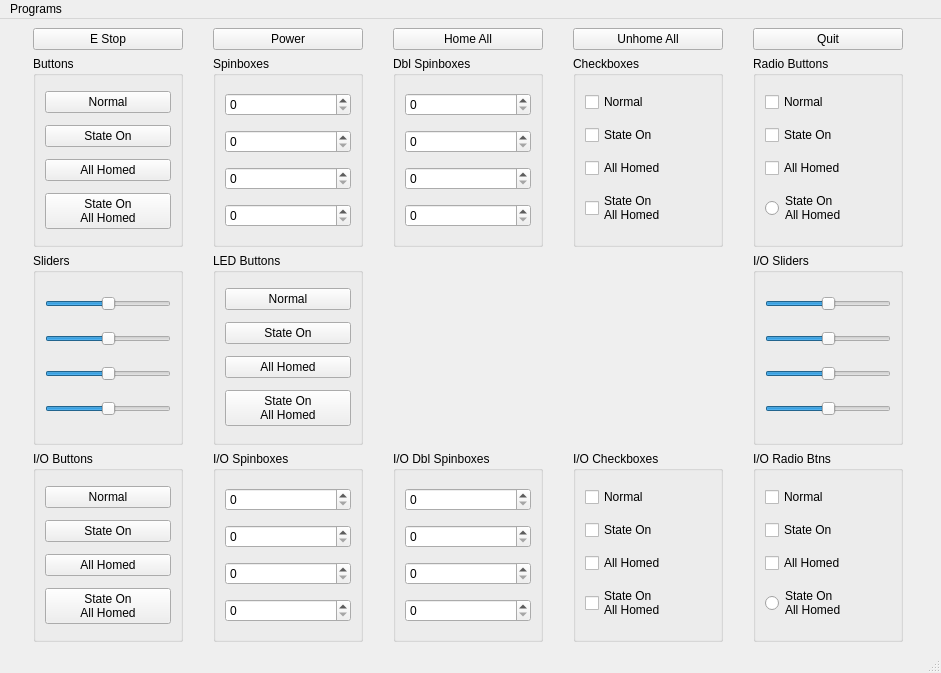
<?xml version="1.0" encoding="UTF-8"?>
<ui version="4.0">
 <class>MainWindow</class>
 <widget class="QMainWindow" name="MainWindow">
  <property name="geometry">
   <rect>
    <x>0</x>
    <y>0</y>
    <width>941</width>
    <height>673</height>
   </rect>
  </property>
  <property name="windowTitle">
   <string>MainWindow</string>
  </property>
  <widget class="QWidget" name="centralwidget">
   <layout class="QGridLayout" name="gridLayout">
    <item row="0" column="1">
     <widget class="QPushButton" name="power_pb">
      <property name="text">
       <string>Power</string>
      </property>
     </widget>
    </item>
    <item row="0" column="0">
     <widget class="QPushButton" name="estop_pb">
      <property name="text">
       <string>E Stop</string>
      </property>
     </widget>
    </item>
    <item row="1" column="0">
     <widget class="QGroupBox" name="groupBox">
      <property name="maximumSize">
       <size>
        <width>150</width>
        <height>16777215</height>
       </size>
      </property>
      <property name="title">
       <string>Buttons</string>
      </property>
      <layout class="QGridLayout" name="gridLayout_2">
       <item row="0" column="0">
        <widget class="QPushButton" name="pushButton">
         <property name="text">
          <string>Normal</string>
         </property>
         <property name="function" stdset="0">
          <string>hal_pin</string>
         </property>
         <property name="pin_name" stdset="0">
          <string>hal-normal-pb</string>
         </property>
        </widget>
       </item>
       <item row="1" column="0">
        <widget class="QPushButton" name="pushButton_2">
         <property name="text">
          <string>State On</string>
         </property>
         <property name="function" stdset="0">
          <string>hal_pin</string>
         </property>
         <property name="pin_name" stdset="0">
          <string>hal-state-on-pb</string>
         </property>
         <property name="state_on" stdset="0">
          <bool>true</bool>
         </property>
        </widget>
       </item>
       <item row="2" column="0">
        <widget class="QPushButton" name="pushButton_3">
         <property name="text">
          <string>All Homed</string>
         </property>
         <property name="function" stdset="0">
          <string>hal_pin</string>
         </property>
         <property name="pin_name" stdset="0">
          <string>hal-all-homed-pb</string>
         </property>
         <property name="all_homed" stdset="0">
          <bool>true</bool>
         </property>
        </widget>
       </item>
       <item row="3" column="0">
        <widget class="QPushButton" name="pushButton_4">
         <property name="text">
          <string>State On
All Homed</string>
         </property>
         <property name="function" stdset="0">
          <string>hal_pin</string>
         </property>
         <property name="pin_name" stdset="0">
          <string>hal-state-on-all-homed-pb</string>
         </property>
         <property name="all_homed" stdset="0">
          <bool>true</bool>
         </property>
         <property name="state_on" stdset="0">
          <bool>true</bool>
         </property>
        </widget>
       </item>
      </layout>
     </widget>
    </item>
    <item row="0" column="4">
     <widget class="QPushButton" name="quit_pb">
      <property name="text">
       <string>Quit</string>
      </property>
     </widget>
    </item>
    <item row="2" column="0">
     <widget class="QGroupBox" name="groupBox_4">
      <property name="maximumSize">
       <size>
        <width>150</width>
        <height>16777215</height>
       </size>
      </property>
      <property name="title">
       <string>Sliders</string>
      </property>
      <layout class="QGridLayout" name="gridLayout_5">
       <item row="2" column="0">
        <widget class="QSlider" name="horizontalSlider_3">
         <property name="maximum">
          <number>100</number>
         </property>
         <property name="value">
          <number>50</number>
         </property>
         <property name="orientation">
          <enum>Qt::Horizontal</enum>
         </property>
         <property name="function" stdset="0">
          <string>hal_pin</string>
         </property>
         <property name="pin_name" stdset="0">
          <string>hal-all-homed-sd</string>
         </property>
         <property name="hal_type" stdset="0">
          <string>HAL_S32</string>
         </property>
         <property name="all_homed" stdset="0">
          <bool>true</bool>
         </property>
        </widget>
       </item>
       <item row="1" column="0">
        <widget class="QSlider" name="horizontalSlider_2">
         <property name="maximum">
          <number>100</number>
         </property>
         <property name="value">
          <number>50</number>
         </property>
         <property name="orientation">
          <enum>Qt::Horizontal</enum>
         </property>
         <property name="function" stdset="0">
          <string>hal_pin</string>
         </property>
         <property name="pin_name" stdset="0">
          <string>hal-state-on-sd</string>
         </property>
         <property name="hal_type" stdset="0">
          <string>HAL_S32</string>
         </property>
         <property name="state_on" stdset="0">
          <bool>true</bool>
         </property>
        </widget>
       </item>
       <item row="0" column="0">
        <widget class="QSlider" name="horizontalSlider">
         <property name="maximum">
          <number>100</number>
         </property>
         <property name="value">
          <number>50</number>
         </property>
         <property name="orientation">
          <enum>Qt::Horizontal</enum>
         </property>
         <property name="function" stdset="0">
          <string>hal_pin</string>
         </property>
         <property name="pin_name" stdset="0">
          <string>hal-normal-sd</string>
         </property>
         <property name="hal_type" stdset="0">
          <string>HAL_S32</string>
         </property>
        </widget>
       </item>
       <item row="3" column="0">
        <widget class="QSlider" name="horizontalSlider_4">
         <property name="maximum">
          <number>100</number>
         </property>
         <property name="value">
          <number>50</number>
         </property>
         <property name="orientation">
          <enum>Qt::Horizontal</enum>
         </property>
         <property name="function" stdset="0">
          <string>hal_pin</string>
         </property>
         <property name="pin_name" stdset="0">
          <string>hal-state-on-all-homed-sd</string>
         </property>
         <property name="hal_type" stdset="0">
          <string>HAL_S32</string>
         </property>
         <property name="state_on" stdset="0">
          <bool>true</bool>
         </property>
         <property name="all_homed" stdset="0">
          <bool>true</bool>
         </property>
        </widget>
       </item>
      </layout>
     </widget>
    </item>
    <item row="0" column="2">
     <widget class="QPushButton" name="home_all_pb">
      <property name="text">
       <string>Home All</string>
      </property>
     </widget>
    </item>
    <item row="0" column="3">
     <widget class="QPushButton" name="unhome_all_pb">
      <property name="text">
       <string>Unhome All</string>
      </property>
     </widget>
    </item>
    <item row="1" column="1">
     <widget class="QGroupBox" name="groupBox_2">
      <property name="maximumSize">
       <size>
        <width>150</width>
        <height>16777215</height>
       </size>
      </property>
      <property name="title">
       <string>Spinboxes</string>
      </property>
      <layout class="QGridLayout" name="gridLayout_3">
       <item row="0" column="0">
        <widget class="QSpinBox" name="spinBox">
         <property name="function" stdset="0">
          <string>hal_pin</string>
         </property>
         <property name="pin_name" stdset="0">
          <string>hal-normal-sb</string>
         </property>
         <property name="hal_type" stdset="0">
          <string>HAL_S32</string>
         </property>
        </widget>
       </item>
       <item row="2" column="0">
        <widget class="QSpinBox" name="spinBox_3">
         <property name="function" stdset="0">
          <string>hal_pin</string>
         </property>
         <property name="pin_name" stdset="0">
          <string>hal-all-homed-sb</string>
         </property>
         <property name="hal_type" stdset="0">
          <string>HAL_S32</string>
         </property>
         <property name="all_homed" stdset="0">
          <bool>true</bool>
         </property>
        </widget>
       </item>
       <item row="1" column="0">
        <widget class="QSpinBox" name="spinBox_2">
         <property name="function" stdset="0">
          <string>hal_pin</string>
         </property>
         <property name="pin_name" stdset="0">
          <string>hal-state-on-sb</string>
         </property>
         <property name="hal_type" stdset="0">
          <string>HAL_S32</string>
         </property>
         <property name="state_on" stdset="0">
          <bool>true</bool>
         </property>
        </widget>
       </item>
       <item row="3" column="0">
        <widget class="QSpinBox" name="spinBox_4">
         <property name="function" stdset="0">
          <string>hal_pin</string>
         </property>
         <property name="pin_name" stdset="0">
          <string>hal-state-on-all-homed-sb</string>
         </property>
         <property name="hal_type" stdset="0">
          <string>HAL_S32</string>
         </property>
         <property name="state_on" stdset="0">
          <bool>true</bool>
         </property>
         <property name="all_homed" stdset="0">
          <bool>true</bool>
         </property>
        </widget>
       </item>
      </layout>
     </widget>
    </item>
    <item row="3" column="0">
     <widget class="QGroupBox" name="groupBox_8">
      <property name="maximumSize">
       <size>
        <width>150</width>
        <height>16777215</height>
       </size>
      </property>
      <property name="title">
       <string>I/O Buttons</string>
      </property>
      <layout class="QGridLayout" name="gridLayout_9">
       <item row="0" column="0">
        <widget class="QPushButton" name="pushButton_10">
         <property name="text">
          <string>Normal</string>
         </property>
         <property name="checkable">
          <bool>true</bool>
         </property>
         <property name="function" stdset="0">
          <string>hal_io</string>
         </property>
         <property name="pin_name" stdset="0">
          <string>hal-normal-io-pb</string>
         </property>
        </widget>
       </item>
       <item row="1" column="0">
        <widget class="QPushButton" name="pushButton_12">
         <property name="text">
          <string>State On</string>
         </property>
         <property name="checkable">
          <bool>true</bool>
         </property>
         <property name="function" stdset="0">
          <string>hal_io</string>
         </property>
         <property name="pin_name" stdset="0">
          <string>hal-state-on-io-pb</string>
         </property>
         <property name="state_on" stdset="0">
          <bool>true</bool>
         </property>
        </widget>
       </item>
       <item row="2" column="0">
        <widget class="QPushButton" name="pushButton_11">
         <property name="text">
          <string>All Homed</string>
         </property>
         <property name="checkable">
          <bool>true</bool>
         </property>
         <property name="function" stdset="0">
          <string>hal_io</string>
         </property>
         <property name="pin_name" stdset="0">
          <string>hal-all-homed-io-pb</string>
         </property>
         <property name="all_homed" stdset="0">
          <bool>true</bool>
         </property>
        </widget>
       </item>
       <item row="3" column="0">
        <widget class="QPushButton" name="pushButton_9">
         <property name="text">
          <string>State On
All Homed</string>
         </property>
         <property name="checkable">
          <bool>true</bool>
         </property>
         <property name="function" stdset="0">
          <string>hal_io</string>
         </property>
         <property name="pin_name" stdset="0">
          <string>hal-state-on-all-homed-io-pb</string>
         </property>
         <property name="all_homed" stdset="0">
          <bool>true</bool>
         </property>
         <property name="state_on" stdset="0">
          <bool>true</bool>
         </property>
        </widget>
       </item>
      </layout>
     </widget>
    </item>
    <item row="3" column="1">
     <widget class="QGroupBox" name="groupBox_10">
      <property name="maximumSize">
       <size>
        <width>150</width>
        <height>16777215</height>
       </size>
      </property>
      <property name="title">
       <string>I/O Spinboxes</string>
      </property>
      <layout class="QGridLayout" name="gridLayout_11">
       <item row="0" column="0">
        <widget class="QSpinBox" name="spinBox_10">
         <property name="function" stdset="0">
          <string>hal_io</string>
         </property>
         <property name="pin_name" stdset="0">
          <string>hal-normal-io-sb</string>
         </property>
         <property name="hal_type" stdset="0">
          <string>HAL_S32</string>
         </property>
        </widget>
       </item>
       <item row="1" column="0">
        <widget class="QSpinBox" name="spinBox_12">
         <property name="function" stdset="0">
          <string>hal_io</string>
         </property>
         <property name="pin_name" stdset="0">
          <string>hal-state-on-io-sb</string>
         </property>
         <property name="hal_type" stdset="0">
          <string>HAL_S32</string>
         </property>
         <property name="state_on" stdset="0">
          <bool>true</bool>
         </property>
        </widget>
       </item>
       <item row="2" column="0">
        <widget class="QSpinBox" name="spinBox_11">
         <property name="function" stdset="0">
          <string>hal_io</string>
         </property>
         <property name="pin_name" stdset="0">
          <string>hal-all-homed-io-sb</string>
         </property>
         <property name="hal_type" stdset="0">
          <string>HAL_S32</string>
         </property>
         <property name="all_homed" stdset="0">
          <bool>true</bool>
         </property>
        </widget>
       </item>
       <item row="3" column="0">
        <widget class="QSpinBox" name="spinBox_9">
         <property name="function" stdset="0">
          <string>hal_io</string>
         </property>
         <property name="pin_name" stdset="0">
          <string>hal-state-on-all-homed-io-sb</string>
         </property>
         <property name="hal_type" stdset="0">
          <string>HAL_S32</string>
         </property>
         <property name="state_on" stdset="0">
          <bool>true</bool>
         </property>
         <property name="all_homed" stdset="0">
          <bool>true</bool>
         </property>
        </widget>
       </item>
      </layout>
     </widget>
    </item>
    <item row="1" column="3">
     <widget class="QGroupBox" name="groupBox_5">
      <property name="maximumSize">
       <size>
        <width>150</width>
        <height>16777215</height>
       </size>
      </property>
      <property name="title">
       <string>Checkboxes</string>
      </property>
      <layout class="QGridLayout" name="gridLayout_6">
       <item row="0" column="0">
        <widget class="QCheckBox" name="checkBox_6">
         <property name="text">
          <string>Normal</string>
         </property>
         <property name="function" stdset="0">
          <string>hal_pin</string>
         </property>
         <property name="pin_name" stdset="0">
          <string>hal-normal-cb</string>
         </property>
        </widget>
       </item>
       <item row="1" column="0">
        <widget class="QCheckBox" name="checkBox_8">
         <property name="text">
          <string>State On</string>
         </property>
         <property name="function" stdset="0">
          <string>hal_pin</string>
         </property>
         <property name="pin_name" stdset="0">
          <string>hal-state-on-cb</string>
         </property>
         <property name="state_on" stdset="0">
          <bool>true</bool>
         </property>
        </widget>
       </item>
       <item row="2" column="0">
        <widget class="QCheckBox" name="checkBox_7">
         <property name="text">
          <string>All Homed</string>
         </property>
         <property name="function" stdset="0">
          <string>hal_pin</string>
         </property>
         <property name="pin_name" stdset="0">
          <string>hal-all-homed-cb</string>
         </property>
         <property name="all_homed" stdset="0">
          <bool>true</bool>
         </property>
        </widget>
       </item>
       <item row="3" column="0">
        <widget class="QCheckBox" name="checkBox_5">
         <property name="text">
          <string>State On
All Homed</string>
         </property>
         <property name="function" stdset="0">
          <string>hal_pin</string>
         </property>
         <property name="pin_name" stdset="0">
          <string>hal-state-on-all-homed-cb</string>
         </property>
         <property name="state_on" stdset="0">
          <bool>true</bool>
         </property>
         <property name="all_homed" stdset="0">
          <bool>true</bool>
         </property>
        </widget>
       </item>
      </layout>
     </widget>
    </item>
    <item row="1" column="2">
     <widget class="QGroupBox" name="groupBox_3">
      <property name="maximumSize">
       <size>
        <width>150</width>
        <height>16777215</height>
       </size>
      </property>
      <property name="title">
       <string>Dbl Spinboxes</string>
      </property>
      <layout class="QGridLayout" name="gridLayout_4">
       <item row="0" column="0">
        <widget class="QSpinBox" name="spinBox_6">
         <property name="function" stdset="0">
          <string>hal_pin</string>
         </property>
         <property name="pin_name" stdset="0">
          <string>hal-normal-dsb</string>
         </property>
         <property name="hal_type" stdset="0">
          <string>HAL_S32</string>
         </property>
        </widget>
       </item>
       <item row="1" column="0">
        <widget class="QSpinBox" name="spinBox_8">
         <property name="function" stdset="0">
          <string>hal_pin</string>
         </property>
         <property name="pin_name" stdset="0">
          <string>hal-state-on-dsb</string>
         </property>
         <property name="hal_type" stdset="0">
          <string>HAL_S32</string>
         </property>
         <property name="state_on" stdset="0">
          <bool>true</bool>
         </property>
        </widget>
       </item>
       <item row="2" column="0">
        <widget class="QSpinBox" name="spinBox_7">
         <property name="function" stdset="0">
          <string>hal_pin</string>
         </property>
         <property name="pin_name" stdset="0">
          <string>hal-all-homed-dsb</string>
         </property>
         <property name="hal_type" stdset="0">
          <string>HAL_S32</string>
         </property>
         <property name="all_homed" stdset="0">
          <bool>true</bool>
         </property>
        </widget>
       </item>
       <item row="3" column="0">
        <widget class="QSpinBox" name="spinBox_5">
         <property name="function" stdset="0">
          <string>hal_pin</string>
         </property>
         <property name="pin_name" stdset="0">
          <string>hal-state-on-all-homed-dsb</string>
         </property>
         <property name="hal_type" stdset="0">
          <string>HAL_S32</string>
         </property>
         <property name="state_on" stdset="0">
          <bool>true</bool>
         </property>
         <property name="all_homed" stdset="0">
          <bool>true</bool>
         </property>
        </widget>
       </item>
      </layout>
     </widget>
    </item>
    <item row="3" column="2">
     <widget class="QGroupBox" name="groupBox_11">
      <property name="maximumSize">
       <size>
        <width>150</width>
        <height>16777215</height>
       </size>
      </property>
      <property name="title">
       <string>I/O Dbl Spinboxes</string>
      </property>
      <layout class="QGridLayout" name="gridLayout_12">
       <item row="0" column="0">
        <widget class="QSpinBox" name="spinBox_13">
         <property name="function" stdset="0">
          <string>hal_io</string>
         </property>
         <property name="pin_name" stdset="0">
          <string>hal-normal-io-dsb</string>
         </property>
         <property name="hal_type" stdset="0">
          <string>HAL_S32</string>
         </property>
        </widget>
       </item>
       <item row="1" column="0">
        <widget class="QSpinBox" name="spinBox_15">
         <property name="function" stdset="0">
          <string>hal_io</string>
         </property>
         <property name="pin_name" stdset="0">
          <string>hal-state-on-io-dsb</string>
         </property>
         <property name="hal_type" stdset="0">
          <string>HAL_S32</string>
         </property>
         <property name="state_on" stdset="0">
          <bool>true</bool>
         </property>
        </widget>
       </item>
       <item row="2" column="0">
        <widget class="QSpinBox" name="spinBox_14">
         <property name="function" stdset="0">
          <string>hal_io</string>
         </property>
         <property name="pin_name" stdset="0">
          <string>hal-all-homed-io-dsb</string>
         </property>
         <property name="hal_type" stdset="0">
          <string>HAL_S32</string>
         </property>
         <property name="all_homed" stdset="0">
          <bool>true</bool>
         </property>
        </widget>
       </item>
       <item row="3" column="0">
        <widget class="QSpinBox" name="spinBox_16">
         <property name="function" stdset="0">
          <string>hal_io</string>
         </property>
         <property name="pin_name" stdset="0">
          <string>hal-state-on-all-homed-io-dsb</string>
         </property>
         <property name="hal_type" stdset="0">
          <string>HAL_S32</string>
         </property>
         <property name="state_on" stdset="0">
          <bool>true</bool>
         </property>
         <property name="all_homed" stdset="0">
          <bool>true</bool>
         </property>
        </widget>
       </item>
      </layout>
     </widget>
    </item>
    <item row="3" column="3">
     <widget class="QGroupBox" name="groupBox_9">
      <property name="maximumSize">
       <size>
        <width>150</width>
        <height>16777215</height>
       </size>
      </property>
      <property name="title">
       <string>I/O Checkboxes</string>
      </property>
      <layout class="QGridLayout" name="gridLayout_10">
       <item row="0" column="0">
        <widget class="QCheckBox" name="checkBox_14">
         <property name="text">
          <string>Normal</string>
         </property>
         <property name="function" stdset="0">
          <string>hal_io</string>
         </property>
         <property name="pin_name" stdset="0">
          <string>hal-normal-io-cb</string>
         </property>
        </widget>
       </item>
       <item row="1" column="0">
        <widget class="QCheckBox" name="checkBox_13">
         <property name="text">
          <string>State On</string>
         </property>
         <property name="function" stdset="0">
          <string>hal_io</string>
         </property>
         <property name="pin_name" stdset="0">
          <string>hal-state-on-io-cb</string>
         </property>
         <property name="state_on" stdset="0">
          <bool>true</bool>
         </property>
        </widget>
       </item>
       <item row="2" column="0">
        <widget class="QCheckBox" name="checkBox_15">
         <property name="text">
          <string>All Homed</string>
         </property>
         <property name="function" stdset="0">
          <string>hal_io</string>
         </property>
         <property name="pin_name" stdset="0">
          <string>hal-all-homed-io-cb</string>
         </property>
         <property name="all_homed" stdset="0">
          <bool>true</bool>
         </property>
        </widget>
       </item>
       <item row="3" column="0">
        <widget class="QCheckBox" name="checkBox_9">
         <property name="text">
          <string>State On
All Homed</string>
         </property>
         <property name="function" stdset="0">
          <string>hal_io</string>
         </property>
         <property name="pin_name" stdset="0">
          <string>hal-state-on-all-homed-io-cb</string>
         </property>
         <property name="state_on" stdset="0">
          <bool>true</bool>
         </property>
         <property name="all_homed" stdset="0">
          <bool>true</bool>
         </property>
        </widget>
       </item>
      </layout>
     </widget>
    </item>
    <item row="3" column="4">
     <widget class="QGroupBox" name="groupBox_12">
      <property name="maximumSize">
       <size>
        <width>150</width>
        <height>16777215</height>
       </size>
      </property>
      <property name="title">
       <string>I/O Radio Btns</string>
      </property>
      <layout class="QGridLayout" name="gridLayout_13">
       <item row="0" column="0">
        <widget class="QCheckBox" name="checkBox_17">
         <property name="text">
          <string>Normal</string>
         </property>
         <property name="function" stdset="0">
          <string>hal_io</string>
         </property>
         <property name="pin_name" stdset="0">
          <string>hal-normal-io-rb</string>
         </property>
        </widget>
       </item>
       <item row="1" column="0">
        <widget class="QCheckBox" name="checkBox_16">
         <property name="text">
          <string>State On</string>
         </property>
         <property name="function" stdset="0">
          <string>hal_io</string>
         </property>
         <property name="pin_name" stdset="0">
          <string>hal-state-on-io-rb</string>
         </property>
         <property name="state_on" stdset="0">
          <bool>true</bool>
         </property>
        </widget>
       </item>
       <item row="2" column="0">
        <widget class="QCheckBox" name="checkBox_18">
         <property name="text">
          <string>All Homed</string>
         </property>
         <property name="function" stdset="0">
          <string>hal_io</string>
         </property>
         <property name="pin_name" stdset="0">
          <string>hal-all-homed-io-rb</string>
         </property>
         <property name="all_homed" stdset="0">
          <bool>true</bool>
         </property>
        </widget>
       </item>
       <item row="3" column="0">
        <widget class="QRadioButton" name="radioButton_10">
         <property name="text">
          <string>State On
All Homed</string>
         </property>
         <property name="function" stdset="0">
          <string>hal_io</string>
         </property>
         <property name="pin_name" stdset="0">
          <string>hal-state-on-all-homed-io-rb</string>
         </property>
         <property name="state_on" stdset="0">
          <bool>true</bool>
         </property>
         <property name="all_homed" stdset="0">
          <bool>true</bool>
         </property>
        </widget>
       </item>
      </layout>
     </widget>
    </item>
    <item row="1" column="4">
     <widget class="QGroupBox" name="groupBox_6">
      <property name="maximumSize">
       <size>
        <width>150</width>
        <height>16777215</height>
       </size>
      </property>
      <property name="title">
       <string>Radio Buttons</string>
      </property>
      <layout class="QGridLayout" name="gridLayout_7">
       <item row="0" column="0">
        <widget class="QCheckBox" name="checkBox_11">
         <property name="text">
          <string>Normal</string>
         </property>
         <property name="function" stdset="0">
          <string>hal_pin</string>
         </property>
         <property name="pin_name" stdset="0">
          <string>hal-normal-rb</string>
         </property>
        </widget>
       </item>
       <item row="1" column="0">
        <widget class="QCheckBox" name="checkBox_10">
         <property name="text">
          <string>State On</string>
         </property>
         <property name="function" stdset="0">
          <string>hal_pin</string>
         </property>
         <property name="pin_name" stdset="0">
          <string>hal-state-on-rb</string>
         </property>
         <property name="state_on" stdset="0">
          <bool>true</bool>
         </property>
        </widget>
       </item>
       <item row="2" column="0">
        <widget class="QCheckBox" name="checkBox_12">
         <property name="text">
          <string>All Homed</string>
         </property>
         <property name="function" stdset="0">
          <string>hal_pin</string>
         </property>
         <property name="pin_name" stdset="0">
          <string>hal-all-homed-rb</string>
         </property>
         <property name="all_homed" stdset="0">
          <bool>true</bool>
         </property>
        </widget>
       </item>
       <item row="3" column="0">
        <widget class="QRadioButton" name="radioButton_9">
         <property name="text">
          <string>State On
All Homed</string>
         </property>
         <property name="function" stdset="0">
          <string>hal_pin</string>
         </property>
         <property name="pin_name" stdset="0">
          <string>hal-state-on-all-homed-rb</string>
         </property>
         <property name="state_on" stdset="0">
          <bool>true</bool>
         </property>
         <property name="all_homed" stdset="0">
          <bool>true</bool>
         </property>
        </widget>
       </item>
      </layout>
     </widget>
    </item>
    <item row="2" column="1">
     <widget class="QGroupBox" name="groupBox_7">
      <property name="maximumSize">
       <size>
        <width>150</width>
        <height>16777215</height>
       </size>
      </property>
      <property name="title">
       <string>LED Buttons</string>
      </property>
      <layout class="QGridLayout" name="gridLayout_8">
       <item row="0" column="0">
        <widget class="QPushButton" name="pushButton_6">
         <property name="text">
          <string>Normal</string>
         </property>
         <property name="function" stdset="0">
          <string>hal_led_button</string>
         </property>
         <property name="pin_name" stdset="0">
          <string>hal-normal-led-pb</string>
         </property>
        </widget>
       </item>
       <item row="1" column="0">
        <widget class="QPushButton" name="pushButton_8">
         <property name="text">
          <string>State On</string>
         </property>
         <property name="function" stdset="0">
          <string>hal_led_button</string>
         </property>
         <property name="pin_name" stdset="0">
          <string>hal-state-on-led-pb</string>
         </property>
         <property name="state_on" stdset="0">
          <bool>true</bool>
         </property>
        </widget>
       </item>
       <item row="2" column="0">
        <widget class="QPushButton" name="pushButton_7">
         <property name="text">
          <string>All Homed</string>
         </property>
         <property name="function" stdset="0">
          <string>hal_led_button</string>
         </property>
         <property name="pin_name" stdset="0">
          <string>hal-all-homed-led-pb</string>
         </property>
         <property name="all_homed" stdset="0">
          <bool>true</bool>
         </property>
        </widget>
       </item>
       <item row="3" column="0">
        <widget class="QPushButton" name="pushButton_5">
         <property name="text">
          <string>State On
All Homed</string>
         </property>
         <property name="function" stdset="0">
          <string>hal_led_button</string>
         </property>
         <property name="pin_name" stdset="0">
          <string>hal-state-on-all-homed-led-pb</string>
         </property>
         <property name="all_homed" stdset="0">
          <bool>true</bool>
         </property>
         <property name="state_on" stdset="0">
          <bool>true</bool>
         </property>
        </widget>
       </item>
      </layout>
     </widget>
    </item>
    <item row="2" column="4">
     <widget class="QGroupBox" name="groupBox_13">
      <property name="maximumSize">
       <size>
        <width>150</width>
        <height>16777215</height>
       </size>
      </property>
      <property name="title">
       <string>I/O Sliders</string>
      </property>
      <layout class="QGridLayout" name="gridLayout_14">
       <item row="0" column="0">
        <widget class="QSlider" name="horizontalSlider_6">
         <property name="maximum">
          <number>100</number>
         </property>
         <property name="value">
          <number>50</number>
         </property>
         <property name="orientation">
          <enum>Qt::Horizontal</enum>
         </property>
         <property name="function" stdset="0">
          <string>hal_io</string>
         </property>
         <property name="pin_name" stdset="0">
          <string>hal-normal-io-sd</string>
         </property>
         <property name="hal_type" stdset="0">
          <string>HAL_S32</string>
         </property>
        </widget>
       </item>
       <item row="1" column="0">
        <widget class="QSlider" name="horizontalSlider_7">
         <property name="maximum">
          <number>100</number>
         </property>
         <property name="value">
          <number>50</number>
         </property>
         <property name="orientation">
          <enum>Qt::Horizontal</enum>
         </property>
         <property name="function" stdset="0">
          <string>hal_io</string>
         </property>
         <property name="pin_name" stdset="0">
          <string>hal-state-on-io-sd</string>
         </property>
         <property name="hal_type" stdset="0">
          <string>HAL_S32</string>
         </property>
         <property name="state_on" stdset="0">
          <bool>true</bool>
         </property>
        </widget>
       </item>
       <item row="2" column="0">
        <widget class="QSlider" name="horizontalSlider_8">
         <property name="maximum">
          <number>100</number>
         </property>
         <property name="value">
          <number>50</number>
         </property>
         <property name="orientation">
          <enum>Qt::Horizontal</enum>
         </property>
         <property name="function" stdset="0">
          <string>hal_io</string>
         </property>
         <property name="pin_name" stdset="0">
          <string>hal-all-homed-io-sd</string>
         </property>
         <property name="hal_type" stdset="0">
          <string>HAL_S32</string>
         </property>
         <property name="all_homed" stdset="0">
          <bool>true</bool>
         </property>
        </widget>
       </item>
       <item row="3" column="0">
        <widget class="QSlider" name="horizontalSlider_5">
         <property name="maximum">
          <number>100</number>
         </property>
         <property name="value">
          <number>50</number>
         </property>
         <property name="orientation">
          <enum>Qt::Horizontal</enum>
         </property>
         <property name="function" stdset="0">
          <string>hal_io</string>
         </property>
         <property name="pin_name" stdset="0">
          <string>hal-state-on-all-homed-io-sd</string>
         </property>
         <property name="hal_type" stdset="0">
          <string>HAL_S32</string>
         </property>
         <property name="state_on" stdset="0">
          <bool>true</bool>
         </property>
         <property name="all_homed" stdset="0">
          <bool>true</bool>
         </property>
        </widget>
       </item>
      </layout>
     </widget>
    </item>
   </layout>
  </widget>
  <widget class="QMenuBar" name="menubar">
   <property name="geometry">
    <rect>
     <x>0</x>
     <y>0</y>
     <width>941</width>
     <height>24</height>
    </rect>
   </property>
   <widget class="QMenu" name="menuPrograms">
    <property name="title">
     <string>Programs</string>
    </property>
    <addaction name="actionShow_HAL"/>
   </widget>
   <addaction name="menuPrograms"/>
  </widget>
  <widget class="QStatusBar" name="statusbar"/>
  <action name="actionShow_HAL">
   <property name="text">
    <string>Show HAL</string>
   </property>
  </action>
 </widget>
 <resources/>
 <connections/>
</ui>
